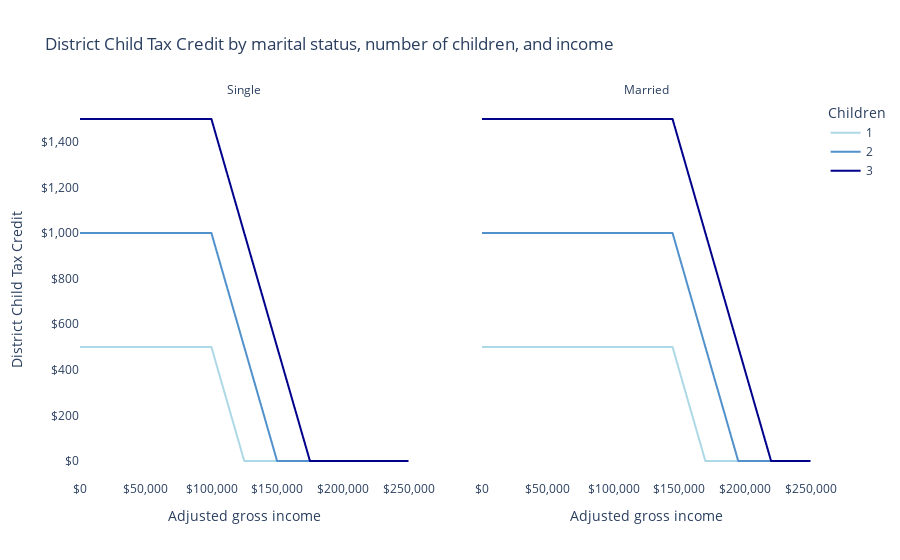

Source (notebook cell):
### Code cell
df["net_income_diff"] = df["net_income_reform"] - df["net_income_baseline"]

LIGHT_GRAY = "#F5F5F5"
GRAY = "#BDBDBD"
BLUE = "#5091cc"
LIGHT_BLUE = "lightblue"
DARK_BLUE = "darkblue"

COLOR_MAP = {0: GRAY, 1: LIGHT_BLUE, 2: BLUE, 3: DARK_BLUE}

LABELS = dict(
    employment_income="Adjusted gross income",
    married="Married",
    children="Children",
    net_income_diff="District Child Tax Credit",
)

import plotly.express as px

fig = px.line(
    df,
    "employment_income",
    "net_income_diff",
    color="children",
    facet_col="is_married",
    labels=LABELS,
    title="District Child Tax Credit by marital status, number of children, and income",
    color_discrete_map=COLOR_MAP,
    facet_col_spacing=0.1,
)

fig.update_layout(
    xaxis_tickformat="$,",
    yaxis_tickformat="$,",
    plot_bgcolor="white",
    xaxis_gridcolor="white",
    yaxis_gridcolor="white",
)
fig.update_xaxes(tickformat="$,")

fig.for_each_annotation(lambda a: a.update(text=a.text.replace("is_married=", "")))
fig.show()

### Figure 1 — Plotly figure (JSON) as saved in the notebook; plotly's stock layout.template omitted (floating-point values rounded to 4 significant figures; data arrays with more than 128 entries replaced by an {"elided": "..."} marker saying what was removed)
{"data": [{"hovertemplate": "Children=1<br>is_married=Single<br>Adjusted gross income=%{x}<br>District Child Tax Credit=%{y}<extra></extra>", "legendgroup": "1", "line": {"color": "lightblue", "dash": "solid"}, "marker": {"symbol": "circle"}, "mode": "lines", "name": "1", "showlegend": true, "type": "scattergl", "x": {"elided": "2501 int values"}, "xaxis": "x", "y": {"elided": "2501 float values"}, "yaxis": "y"}, {"hovertemplate": "Children=1<br>is_married=Married<br>Adjusted gross income=%{x}<br>District Child Tax Credit=%{y}<extra></extra>", "legendgroup": "1", "line": {"color": "lightblue", "dash": "solid"}, "marker": {"symbol": "circle"}, "mode": "lines", "name": "1", "showlegend": false, "type": "scattergl", "x": {"elided": "2501 int values"}, "xaxis": "x2", "y": {"elided": "2501 float values"}, "yaxis": "y2"}, {"hovertemplate": "Children=2<br>is_married=Single<br>Adjusted gross income=%{x}<br>District Child Tax Credit=%{y}<extra></extra>", "legendgroup": "2", "line": {"color": "#5091cc", "dash": "solid"}, "marker": {"symbol": "circle"}, "mode": "lines", "name": "2", "showlegend": true, "type": "scattergl", "x": {"elided": "2501 int values"}, "xaxis": "x", "y": {"elided": "2501 float values"}, "yaxis": "y"}, {"hovertemplate": "Children=2<br>is_married=Married<br>Adjusted gross income=%{x}<br>District Child Tax Credit=%{y}<extra></extra>", "legendgroup": "2", "line": {"color": "#5091cc", "dash": "solid"}, "marker": {"symbol": "circle"}, "mode": "lines", "name": "2", "showlegend": false, "type": "scattergl", "x": {"elided": "2501 int values"}, "xaxis": "x2", "y": {"elided": "2501 float values"}, "yaxis": "y2"}, {"hovertemplate": "Children=3<br>is_married=Single<br>Adjusted gross income=%{x}<br>District Child Tax Credit=%{y}<extra></extra>", "legendgroup": "3", "line": {"color": "darkblue", "dash": "solid"}, "marker": {"symbol": "circle"}, "mode": "lines", "name": "3", "showlegend": true, "type": "scattergl", "x": {"elided": "2501 int values"}, "xaxis": "x", "y": {"elided": "2501 float values"}, "yaxis": "y"}, {"hovertemplate": "Children=3<br>is_married=Married<br>Adjusted gross income=%{x}<br>District Child Tax Credit=%{y}<extra></extra>", "legendgroup": "3", "line": {"color": "darkblue", "dash": "solid"}, "marker": {"symbol": "circle"}, "mode": "lines", "name": "3", "showlegend": false, "type": "scattergl", "x": {"elided": "2501 int values"}, "xaxis": "x2", "y": {"elided": "2501 float values"}, "yaxis": "y2"}], "layout": {"annotations": [{"font": {}, "showarrow": false, "text": "Single", "x": 0.225, "xanchor": "center", "xref": "paper", "y": 1, "yanchor": "bottom", "yref": "paper"}, {"font": {}, "showarrow": false, "text": "Married", "x": 0.775, "xanchor": "center", "xref": "paper", "y": 1, "yanchor": "bottom", "yref": "paper"}], "legend": {"title": {"text": "Children"}, "tracegroupgap": 0}, "plot_bgcolor": "white", "title": {"text": "District Child Tax Credit by marital status, number of children, and income"}, "xaxis": {"anchor": "y", "domain": [0, 0.45], "gridcolor": "white", "tickformat": "$,", "title": {"text": "Adjusted gross income"}}, "xaxis2": {"anchor": "y2", "domain": [0.55, 1], "matches": "x", "tickformat": "$,", "title": {"text": "Adjusted gross income"}}, "yaxis": {"anchor": "x", "domain": [0, 1], "gridcolor": "white", "tickformat": "$,", "title": {"text": "District Child Tax Credit"}}, "yaxis2": {"anchor": "x2", "domain": [0, 1], "matches": "y", "showticklabels": false}}}
